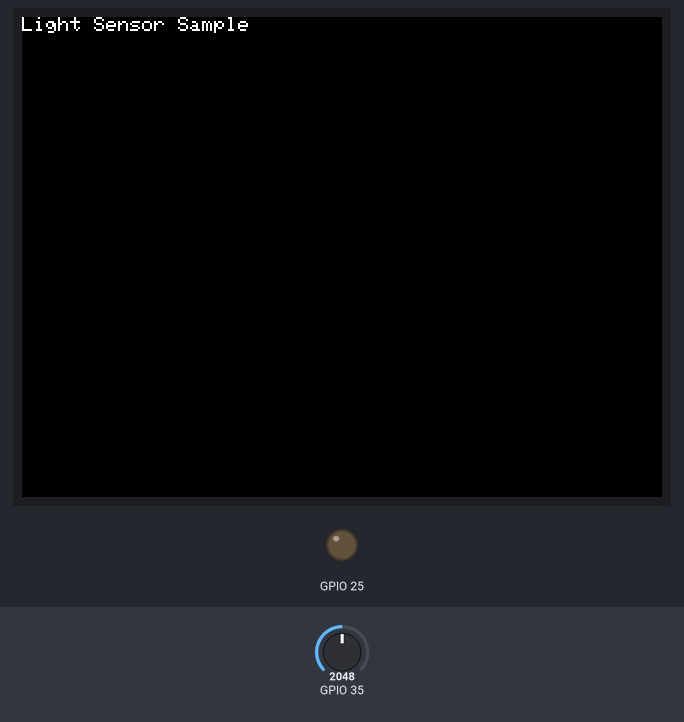
Bench run of a sketch on a simulated ESP32. Parts: 320×240 colour display, output pins drawn as LEDs (lit = HIGH). The test bench sets the inputs (shaded band); at power-on: GPIO 35 = 2048.

Above: at 0.2 s.
2.4 s: GPIO 35 set to 2866
At 4.5 s:
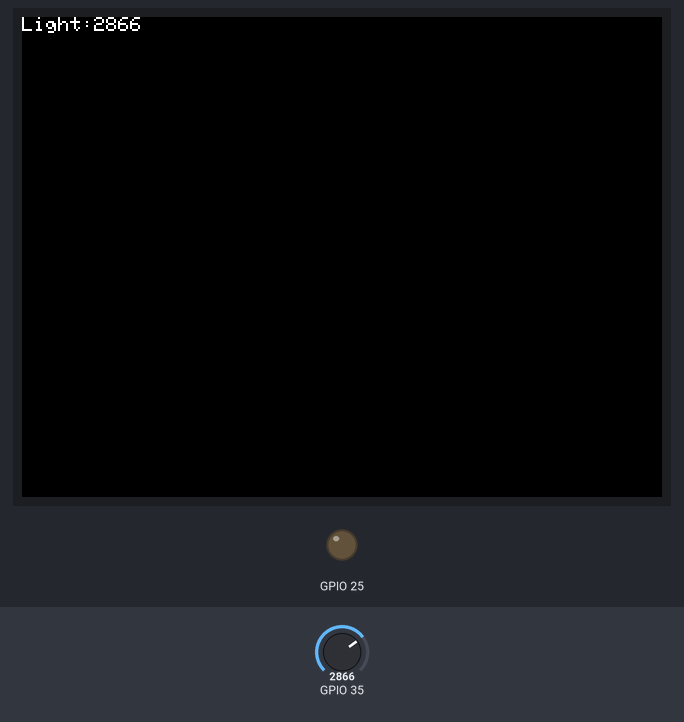
4.8 s: GPIO 35 set to 3603
7.0 s: GPIO 35 set to 4095
Timing chart, 0 to 10.0 s (numbered marks = the images above; inputs shaded):
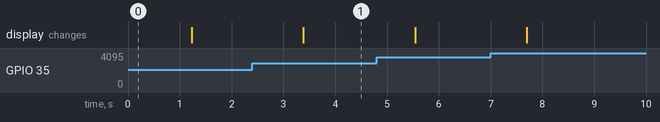

Measured:
- after the input at 2.4 s, the display: changes after 0.99 s (image 1)

The sketch:

HCKRD5_LightSensor.ino
```cpp
#include <M5Stack.h>

// Light Sensor Connection
// YELLOW: GPIO35/AD    Light Sensor Output(Analog)
// WHITE :
// RED   : BAT
// BLACK : GND


// the setup routine runs once when M5Stack starts up
void setup(){

    // Initialize the M5Stack object
    M5.begin();

    dacWrite(25, 0);          // ブザーがうるさいときにブザーを切る

    // LCD display
    M5.Lcd.print("Light Sensor Sample");

    delay(1000);              // 1000ms wait
}

// the loop routine runs over and over again forever
void loop() {
    M5.Lcd.fillScreen(BLACK);       // 画面全消し
    M5.Lcd.setCursor(0, 0);         // print位置を戻す
    M5.Lcd.print("Light:");
    M5.Lcd.print(analogRead(35));   // 光センサの出力を読んで、LCDに表示
                                    // 暗いと0
                                    // 明るいと3600を超える
    delay(1000);                    // 1000ms wait
}
```
